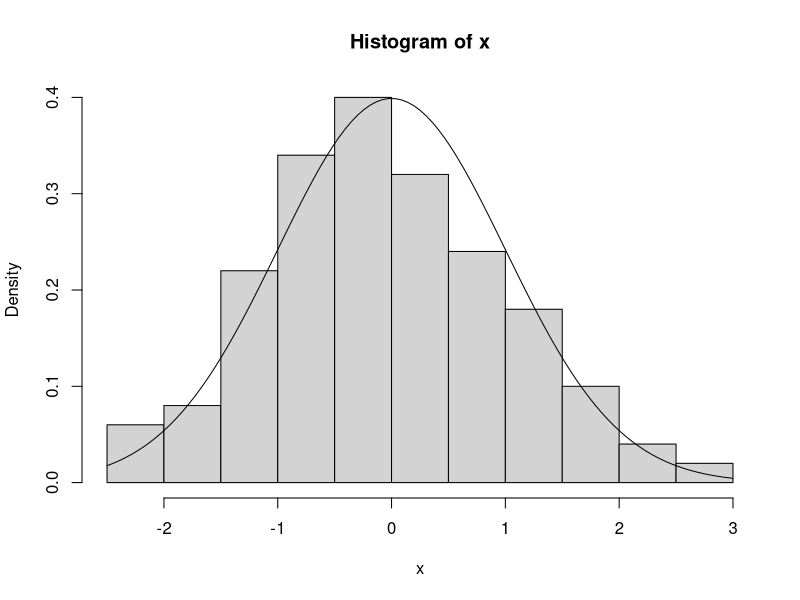
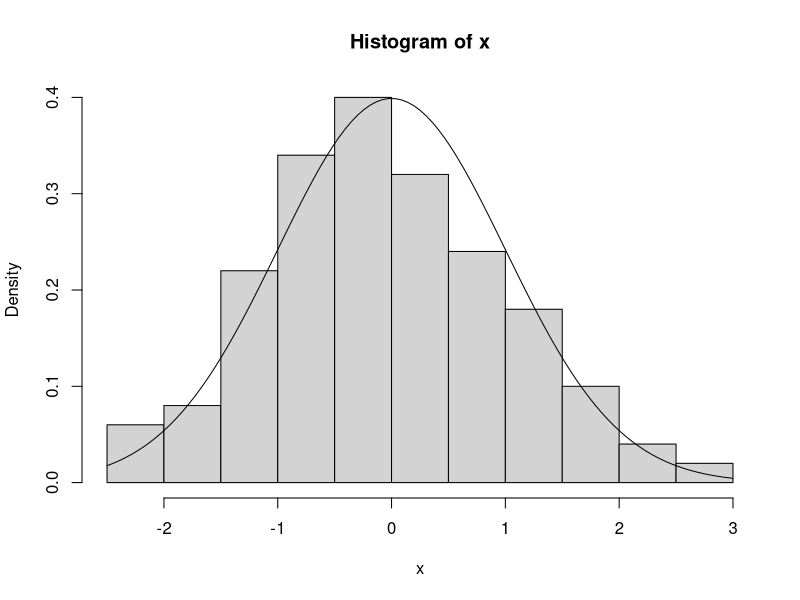

The R script that drew these images, in order:
x <- rnorm(100)
hist(x, freq = F)
curve(dnorm(x), add = T)

# changing y-axis magnitude of y values to make plot big 
# enough to hold density and histogram bar height
h  <- hist(x, plot = F) # to use for getting denisty for scaling
ylim  <- range(0, h$density, dnorm(0))
hist(x, freq = F, ylim = ylim)
curve(dnorm(x), add = T)
